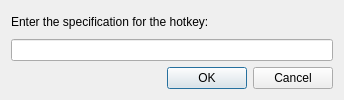
<?xml version="1.0" encoding="UTF-8"?>
<ui version="4.0">
 <class>HotkeyDialogBase</class>
 <widget class="QDialog" name="HotkeyDialogBase">
  <property name="geometry">
   <rect>
    <x>0</x>
    <y>0</y>
    <width>344</width>
    <height>100</height>
   </rect>
  </property>
  <property name="windowTitle">
   <string>Hotkey</string>
  </property>
  <layout class="QVBoxLayout">
   <item>
    <widget class="QLabel" name="label">
     <property name="text">
      <string>Enter the specification for the hotkey:</string>
     </property>
    </widget>
   </item>
   <item>
    <widget class="KeySequenceWidget" name="m_pKeySequenceWidgetHotkey">
    </widget>
   </item>
   <item>
    <widget class="QDialogButtonBox" name="buttonBox">
     <property name="orientation">
      <enum>Qt::Horizontal</enum>
     </property>
     <property name="standardButtons">
      <set>QDialogButtonBox::Cancel|QDialogButtonBox::Ok</set>
     </property>
    </widget>
   </item>
  </layout>
 </widget>
 <customwidgets>
  <customwidget>
   <class>KeySequenceWidget</class>
   <extends>QLineEdit</extends>
   <header>KeySequenceWidget.h</header>
  </customwidget>
 </customwidgets>
 <resources/>
 <connections>
  <connection>
   <sender>buttonBox</sender>
   <signal>accepted()</signal>
   <receiver>HotkeyDialogBase</receiver>
   <slot>accept()</slot>
   <hints>
    <hint type="sourcelabel">
     <x>248</x>
     <y>254</y>
    </hint>
    <hint type="destinationlabel">
     <x>157</x>
     <y>274</y>
    </hint>
   </hints>
  </connection>
  <connection>
   <sender>buttonBox</sender>
   <signal>rejected()</signal>
   <receiver>HotkeyDialogBase</receiver>
   <slot>reject()</slot>
   <hints>
    <hint type="sourcelabel">
     <x>316</x>
     <y>260</y>
    </hint>
    <hint type="destinationlabel">
     <x>286</x>
     <y>274</y>
    </hint>
   </hints>
  </connection>
 </connections>
</ui>
